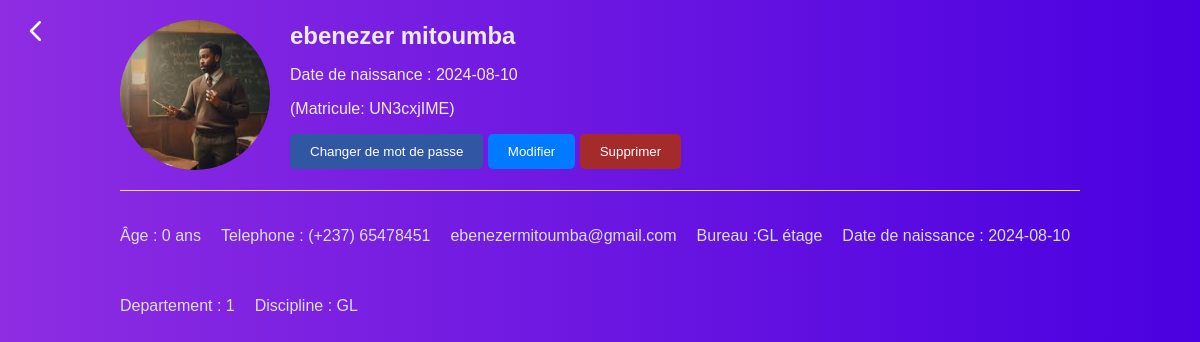
Page /pages/Enseignants/profile.php?id=3 (signed in) on the committed database.
### tables this page shows
CREATE TABLE `enseignant` (
  `id` int(11) NOT NULL,
  `matricul` varchar(255) NOT NULL,
  `nom` varchar(255) NOT NULL,
  `prenom` varchar(255) NOT NULL,
  `date_nais` date NOT NULL,
  `telephone` varchar(255) NOT NULL,
  `email` varchar(255) NOT NULL,
  `bureau` varchar(255) NOT NULL,
  `departement` varchar(255) NOT NULL,
  `discipline` varchar(255) NOT NULL,
  `image` varchar(255) NOT NULL
);

### pages/Enseignants/profile.php (the view, shortened to what this page needs)
<?php
include "../../config/connexion.php";
try {
	$pdo = new PDO($dsn, $username, $password);
	$pdo->setAttribute(PDO::ATTR_ERRMODE, PDO::ERRMODE_EXCEPTION);
	if (isset($_GET['id'])) {
		$id = $_GET['id'];
		$sql = "SELECT * FROM enseignant WHERE id = :id";
		$stmt = $pdo->prepare($sql);
		$stmt->bindParam(':id', $id, PDO::PARAM_STR);
		$stmt->execute();
		$enseignant = $stmt->fetch(PDO::FETCH_ASSOC);
	} else {
		echo "Matricule non fourni";
		exit();
	}
} catch (PDOException $e) {
	echo 'Erreur : ' . $e->getMessage();
	exit();
}
?>
<!DOCTYPE html>
<html lang="fr">
<head>
	<link rel="stylesheet" href="style_profil.css">
</head>
<body>
	<main>
		<a href="enseignant.php" style="position: fixed; margin-left: 1rem; color: white; margin-top: 1rem;">
				<svg width="40" height="30" viewBox="0 0 24 24" fill="none" xmlns="http://www.w3.org/2000/svg">
					<path d="M15 19l-7-7 7-7" stroke="currentColor" stroke-width="2" stroke-linecap="round" stroke-linejoin="round"/>
				</svg>
		</a>
		<div class="container">
		<div class="profile-header">
			<img src="<?php echo htmlspecialchars($enseignant['image']); ?>" alt="Profile Picture" class="profile-pic">
			<div class="profile-info">
				<h1><?php echo htmlspecialchars($enseignant['nom'] . ' ' . $enseignant['prenom']); ?></h1>
				<p>Date de naissance : <?php echo htmlspecialchars($enseignant['date_nais']); ?></p>
				<p>(Matricule: <?php echo htmlspecialchars($enseignant['matricul']); ?>)</p>
				<div class="profile-actions">
                <button id="openWindowButton" style="background-color: rgb(48, 87, 164);">Changer de mot de passe</button>
				<button onclick="openModal()">Modifier</button>
				<button onclick="confirmDelete('<?php echo htmlspecialchars($enseignant['id']); ?>')" style="background-color: brown;">Supprimer</button>
			</div>
			</div>
		</div>
		<div class="profile-details">
		<p>Âge : <?php
				$dateOfBirth = new DateTime($enseignant['date_nais']);
				$today = new DateTime();
				$age = $today->diff($dateOfBirth)->y;
				echo $age . ' ans';
				?>
			</p>
			<p>Telephone : (+237) <?php echo htmlspecialchars($enseignant['telephone']); ?></p>
			<p><?php echo htmlspecialchars($enseignant['email']); ?></p>
		<p>Bureau :<?php echo htmlspecialchars($enseignant['bureau']); ?> étage</p>
			<p>Date de naissance : <?php echo htmlspecialchars($enseignant['date_nais']); ?></p>
			<p>Departement : <?php echo htmlspecialchars($enseignant['departement']); ?></p>
			<p>Discipline : <?php echo htmlspecialchars($enseignant['discipline']); ?></p>
		</div>
	</main>
</body>
</html>

### pages/Enseignants/style_profil.css (style rules this page uses)
:root { --primary-color: #191919; --white: #FFFFFF; --sidebar-primary: #353E47; --sidebar-primary-hover: #353E47; --sidebar-background: #070E13; --background: #F1F3FF; --text-link: #FFFFFF; --headline: #CBD1D8; --expand-button: #353E47; --logout: #FA7575; --primary: #605DFF; --primary-dark: #4a00e0; --primary-light: #5DA8FF; --secondary: #1D1D1D; --social-background: #E9E9E9; --social-background-hover: #dddddd; --text: #1F2346; --white: #FFFFFF; --violet: #8e2de2; }
body { font-family: Arial, sans-serif; margin: 0; padding: 0; box-sizing: border-box; background: var(--violet); background: -webkit-linear-gradient(to right, var(--violet), var(--primary-dark)); background: linear-gradient(to right, var(--violet), var(--primary-dark)); }
.container { max-width: 80%; margin: 0 auto; padding: 20px; color: rgb(214, 203, 203); }
.profile-header { display: flex; flex-wrap: wrap; align-items: center; border-bottom: 1px solid #ddd; padding-bottom: 20px; margin-bottom: 20px; color: #f7f8f9; }
.profile-pic { border-radius: 50%; width: 150px; height: 150px; object-fit: cover; margin-right: 20px; }
.profile-info { flex: 1; color: #ebecf1; }
.profile-info h1 { margin: 0; font-size: 24px; }
.profile-actions button, .profile-docs button { padding: 10px 20px; border: none; background-color: #007bff; color: white; border-radius: 5px; cursor: pointer; }
.profile-details { display: flex; flex-wrap: wrap; gap: 20px; color:#d5e1ed; }

### rows in the picture
enseignant: image (picture), nom+prenom "ebenezer mitoumba", date_nais "2024-08-10", matricul "UN3cxjIME", telephone "65478451", email "ebenezermitoumba@gmail.com", bureau "GL", departement "1", discipline "GL"
